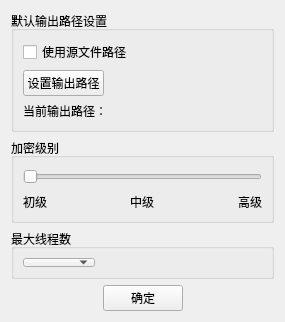
<?xml version="1.0" encoding="UTF-8"?>
<ui version="4.0">
 <class>SystemSetForm</class>
 <widget class="QWidget" name="SystemSetForm">
  <property name="geometry">
   <rect>
    <x>0</x>
    <y>0</y>
    <width>285</width>
    <height>284</height>
   </rect>
  </property>
  <property name="windowTitle">
   <string>系统设置</string>
  </property>
  <layout class="QVBoxLayout" name="verticalLayout_2">
   <item>
    <widget class="QGroupBox" name="groupBox">
     <property name="title">
      <string>默认输出路径设置</string>
     </property>
     <layout class="QVBoxLayout" name="verticalLayout_3">
      <item>
       <widget class="QCheckBox" name="checkBox">
        <property name="text">
         <string>使用源文件路径</string>
        </property>
       </widget>
      </item>
      <item>
       <layout class="QHBoxLayout" name="horizontalLayout_3">
        <item>
         <widget class="QPushButton" name="pushButton_2">
          <property name="text">
           <string>设置输出路径</string>
          </property>
         </widget>
        </item>
        <item>
         <spacer name="horizontalSpacer_4">
          <property name="orientation">
           <enum>Qt::Horizontal</enum>
          </property>
          <property name="sizeHint" stdset="0">
           <size>
            <width>40</width>
            <height>20</height>
           </size>
          </property>
         </spacer>
        </item>
       </layout>
      </item>
      <item>
       <layout class="QHBoxLayout" name="horizontalLayout_4">
        <item>
         <widget class="QLabel" name="label_4">
          <property name="maximumSize">
           <size>
            <width>80</width>
            <height>16777215</height>
           </size>
          </property>
          <property name="text">
           <string>当前输出路径：</string>
          </property>
         </widget>
        </item>
        <item>
         <widget class="QLabel" name="outfile_label">
          <property name="text">
           <string/>
          </property>
         </widget>
        </item>
       </layout>
      </item>
     </layout>
    </widget>
   </item>
   <item>
    <widget class="QGroupBox" name="groupBox_2">
     <property name="maximumSize">
      <size>
       <width>16777215</width>
       <height>100</height>
      </size>
     </property>
     <property name="title">
      <string>加密级别</string>
     </property>
     <layout class="QVBoxLayout" name="verticalLayout">
      <item>
       <widget class="QSlider" name="horizontalSlider">
        <property name="minimumSize">
         <size>
          <width>0</width>
          <height>20</height>
         </size>
        </property>
        <property name="maximum">
         <number>2</number>
        </property>
        <property name="orientation">
         <enum>Qt::Horizontal</enum>
        </property>
       </widget>
      </item>
      <item>
       <layout class="QHBoxLayout" name="horizontalLayout">
        <property name="spacing">
         <number>0</number>
        </property>
        <item alignment="Qt::AlignTop">
         <widget class="QLabel" name="label">
          <property name="maximumSize">
           <size>
            <width>16777215</width>
            <height>200</height>
           </size>
          </property>
          <property name="text">
           <string>初级</string>
          </property>
         </widget>
        </item>
        <item alignment="Qt::AlignHCenter|Qt::AlignTop">
         <widget class="QLabel" name="label_3">
          <property name="maximumSize">
           <size>
            <width>16777215</width>
            <height>200</height>
           </size>
          </property>
          <property name="text">
           <string>中级</string>
          </property>
         </widget>
        </item>
        <item alignment="Qt::AlignRight|Qt::AlignTop">
         <widget class="QLabel" name="label_2">
          <property name="maximumSize">
           <size>
            <width>16777215</width>
            <height>200</height>
           </size>
          </property>
          <property name="text">
           <string>高级</string>
          </property>
         </widget>
        </item>
       </layout>
      </item>
     </layout>
    </widget>
   </item>
   <item>
    <widget class="QGroupBox" name="groupBox_3">
     <property name="maximumSize">
      <size>
       <width>16777215</width>
       <height>50</height>
      </size>
     </property>
     <property name="title">
      <string>最大线程数</string>
     </property>
     <layout class="QHBoxLayout" name="horizontalLayout_5">
      <item>
       <widget class="QComboBox" name="comboBox"/>
      </item>
      <item>
       <spacer name="horizontalSpacer_3">
        <property name="orientation">
         <enum>Qt::Horizontal</enum>
        </property>
        <property name="sizeHint" stdset="0">
         <size>
          <width>40</width>
          <height>20</height>
         </size>
        </property>
       </spacer>
      </item>
     </layout>
    </widget>
   </item>
   <item>
    <layout class="QHBoxLayout" name="horizontalLayout_2">
     <item>
      <spacer name="horizontalSpacer">
       <property name="orientation">
        <enum>Qt::Horizontal</enum>
       </property>
       <property name="sizeHint" stdset="0">
        <size>
         <width>40</width>
         <height>20</height>
        </size>
       </property>
      </spacer>
     </item>
     <item>
      <widget class="QPushButton" name="pushButton">
       <property name="text">
        <string>确定</string>
       </property>
      </widget>
     </item>
     <item>
      <spacer name="horizontalSpacer_2">
       <property name="orientation">
        <enum>Qt::Horizontal</enum>
       </property>
       <property name="sizeHint" stdset="0">
        <size>
         <width>40</width>
         <height>20</height>
        </size>
       </property>
      </spacer>
     </item>
    </layout>
   </item>
  </layout>
 </widget>
 <resources/>
 <connections/>
</ui>
